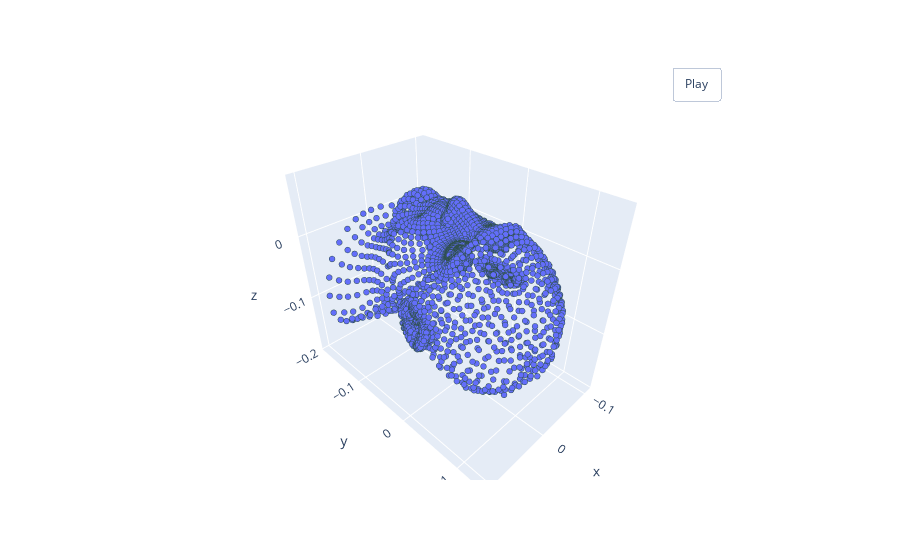

This figure's notebook cell:
### Code cell
vertex_frame_0 = vertex[0]
pcshow(vertex_frame_0[:,0], vertex_frame_0[:,1], vertex_frame_0[:,2])

### Figure 1 — Plotly figure (JSON) as saved in the notebook; plotly's stock layout.template omitted (floating-point values rounded to 4 significant figures; data arrays with more than 128 entries replaced by an {"elided": "..."} marker saying what was removed)
{"data": [{"marker": {"line": {"color": "DarkSlateGrey", "width": 2}, "size": 2}, "mode": "markers", "type": "scatter3d", "x": {"elided": "5023 float values"}, "y": {"elided": "5023 float values"}, "z": {"elided": "5023 float values"}}], "layout": {"updatemenus": [{"buttons": [{"args": [null, {"frame": {"duration": 50, "redraw": true}, "fromcurrent": true, "mode": "immediate", "transition": {"duration": 0}}], "label": "Play", "method": "animate"}], "pad": {"r": 10, "t": 45}, "showactive": false, "type": "buttons", "x": 0.8, "xanchor": "left", "y": 1, "yanchor": "bottom"}]}}
